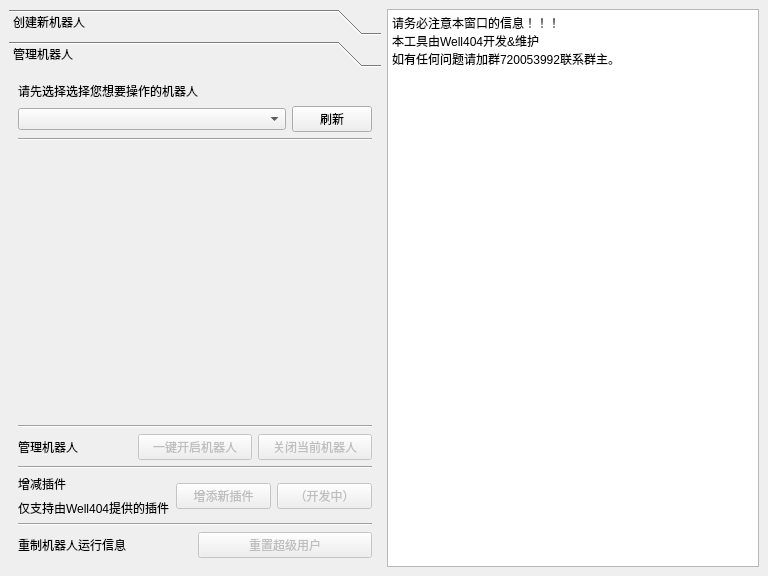
<?xml version="1.0" encoding="UTF-8"?>
<ui version="4.0">
 <class>MainWindow</class>
 <widget class="QMainWindow" name="MainWindow">
  <property name="geometry">
   <rect>
    <x>0</x>
    <y>0</y>
    <width>768</width>
    <height>576</height>
   </rect>
  </property>
  <property name="sizePolicy">
   <sizepolicy hsizetype="Preferred" vsizetype="Preferred">
    <horstretch>0</horstretch>
    <verstretch>0</verstretch>
   </sizepolicy>
  </property>
  <property name="windowTitle">
   <string>Well404机器人管理工具</string>
  </property>
  <widget class="QWidget" name="centralwidget">
   <layout class="QVBoxLayout" name="verticalLayout_2">
    <item>
     <layout class="QHBoxLayout" name="horizontalLayout">
      <item>
       <widget class="QToolBox" name="toolBox">
        <property name="currentIndex">
         <number>1</number>
        </property>
        <widget class="QWidget" name="Creat">
         <property name="geometry">
          <rect>
           <x>0</x>
           <y>0</y>
           <width>369</width>
           <height>492</height>
          </rect>
         </property>
         <attribute name="label">
          <string>创建新机器人</string>
         </attribute>
         <layout class="QVBoxLayout" name="verticalLayout_3">
          <item>
           <widget class="QLineEdit" name="QQnum">
            <property name="placeholderText">
             <string>在这里输入机器人的QQ号</string>
            </property>
           </widget>
          </item>
          <item>
           <widget class="QLineEdit" name="Superuser">
            <property name="placeholderText">
             <string>在这里输入你（或管理员）的QQ号</string>
            </property>
           </widget>
          </item>
          <item>
           <widget class="QLineEdit" name="Port">
            <property name="placeholderText">
             <string>在这里输入端口号（留空则从10000至65535随机生成）</string>
            </property>
           </widget>
          </item>
          <item>
           <widget class="QPushButton" name="CreatBot">
            <property name="enabled">
             <bool>true</bool>
            </property>
            <property name="text">
             <string>创建机器人</string>
            </property>
           </widget>
          </item>
         </layout>
        </widget>
        <widget class="QWidget" name="OpenBot">
         <property name="geometry">
          <rect>
           <x>0</x>
           <y>0</y>
           <width>417</width>
           <height>492</height>
          </rect>
         </property>
         <attribute name="label">
          <string>管理机器人</string>
         </attribute>
         <layout class="QVBoxLayout" name="verticalLayout">
          <item>
           <layout class="QVBoxLayout" name="verticalLayout_5">
            <item>
             <widget class="QLabel" name="label_5">
              <property name="text">
               <string>请先选择选择您想要操作的机器人</string>
              </property>
             </widget>
            </item>
            <item>
             <layout class="QHBoxLayout" name="horizontalLayout_4">
              <item>
               <widget class="QComboBox" name="comboBox">
                <property name="placeholderText">
                 <string>请选择你的机器人</string>
                </property>
               </widget>
              </item>
              <item>
               <widget class="QPushButton" name="refresh">
                <property name="sizePolicy">
                 <sizepolicy hsizetype="Fixed" vsizetype="Fixed">
                  <horstretch>0</horstretch>
                  <verstretch>0</verstretch>
                 </sizepolicy>
                </property>
                <property name="text">
                 <string>刷新</string>
                </property>
               </widget>
              </item>
             </layout>
            </item>
           </layout>
          </item>
          <item>
           <widget class="Line" name="line_4">
            <property name="orientation">
             <enum>Qt::Horizontal</enum>
            </property>
           </widget>
          </item>
          <item>
           <spacer name="verticalSpacer">
            <property name="orientation">
             <enum>Qt::Vertical</enum>
            </property>
            <property name="sizeHint" stdset="0">
             <size>
              <width>20</width>
              <height>40</height>
             </size>
            </property>
           </spacer>
          </item>
          <item>
           <widget class="Line" name="line_3">
            <property name="orientation">
             <enum>Qt::Horizontal</enum>
            </property>
           </widget>
          </item>
          <item>
           <layout class="QHBoxLayout" name="horizontalLayout_5">
            <item>
             <widget class="QLabel" name="label_3">
              <property name="text">
               <string>管理机器人</string>
              </property>
             </widget>
            </item>
            <item>
             <widget class="QPushButton" name="StartBot">
              <property name="enabled">
               <bool>false</bool>
              </property>
              <property name="text">
               <string>一键开启机器人</string>
              </property>
             </widget>
            </item>
            <item>
             <widget class="QPushButton" name="CloseBot">
              <property name="enabled">
               <bool>false</bool>
              </property>
              <property name="text">
               <string>关闭当前机器人</string>
              </property>
             </widget>
            </item>
           </layout>
          </item>
          <item>
           <widget class="Line" name="line_2">
            <property name="orientation">
             <enum>Qt::Horizontal</enum>
            </property>
           </widget>
          </item>
          <item>
           <layout class="QHBoxLayout" name="horizontalLayout_3">
            <item>
             <layout class="QVBoxLayout" name="verticalLayout_4">
              <item>
               <widget class="QLabel" name="label_2">
                <property name="text">
                 <string>增减插件</string>
                </property>
               </widget>
              </item>
              <item>
               <widget class="QLabel" name="label_4">
                <property name="text">
                 <string>仅支持由Well404提供的插件</string>
                </property>
               </widget>
              </item>
             </layout>
            </item>
            <item>
             <widget class="QPushButton" name="AddPlugins">
              <property name="enabled">
               <bool>false</bool>
              </property>
              <property name="text">
               <string>增添新插件</string>
              </property>
             </widget>
            </item>
            <item>
             <widget class="QPushButton" name="RemovePlugins">
              <property name="enabled">
               <bool>false</bool>
              </property>
              <property name="text">
               <string>（开发中）</string>
              </property>
             </widget>
            </item>
           </layout>
          </item>
          <item>
           <widget class="Line" name="line">
            <property name="orientation">
             <enum>Qt::Horizontal</enum>
            </property>
           </widget>
          </item>
          <item>
           <layout class="QHBoxLayout" name="horizontalLayout_2">
            <item>
             <widget class="QLabel" name="label">
              <property name="text">
               <string>重制机器人运行信息</string>
              </property>
             </widget>
            </item>
            <item>
             <widget class="QPushButton" name="ResetSuperuser">
              <property name="enabled">
               <bool>false</bool>
              </property>
              <property name="text">
               <string>重置超级用户</string>
              </property>
             </widget>
            </item>
           </layout>
          </item>
         </layout>
        </widget>
       </widget>
      </item>
      <item>
       <widget class="QPlainTextEdit" name="Info">
        <property name="plainText">
         <string>请务必注意本窗口的信息！！！
本工具由Well404开发&amp;维护
如有任何问题请加群720053992联系群主。</string>
        </property>
       </widget>
      </item>
     </layout>
    </item>
   </layout>
  </widget>
 </widget>
 <resources/>
 <connections/>
</ui>
